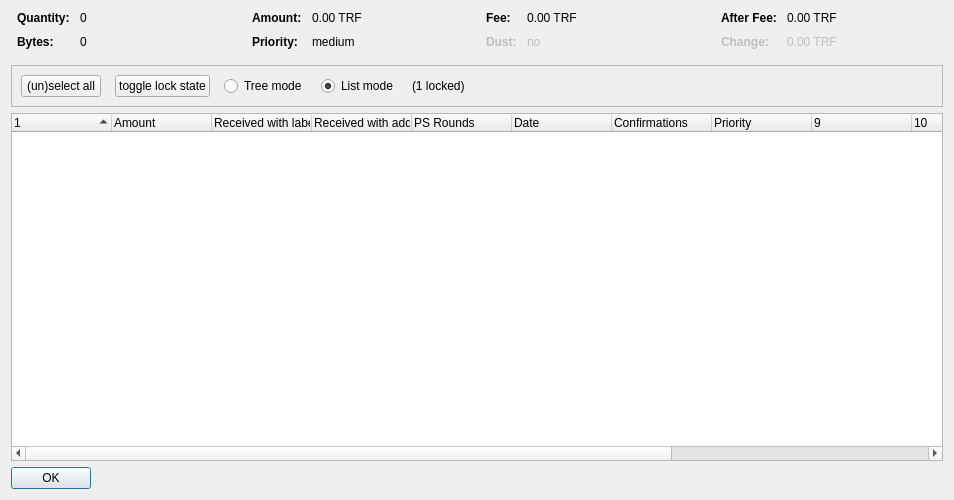
<?xml version="1.0" encoding="UTF-8"?>
<ui version="4.0">
 <class>CoinControlDialog</class>
 <widget class="QDialog" name="CoinControlDialog">
  <property name="geometry">
   <rect>
    <x>0</x>
    <y>0</y>
    <width>954</width>
    <height>500</height>
   </rect>
  </property>
  <property name="windowTitle">
   <string>Coin Selection</string>
  </property>
  <layout class="QVBoxLayout" name="verticalLayout">
   <item>
    <layout class="QHBoxLayout" name="horizontalLayoutTop" stretch="0,0,0,0">
     <property name="topMargin">
      <number>0</number>
     </property>
     <property name="bottomMargin">
      <number>10</number>
     </property>
     <item>
      <layout class="QFormLayout" name="formLayoutCoinControl1">
       <property name="horizontalSpacing">
        <number>10</number>
       </property>
       <property name="verticalSpacing">
        <number>10</number>
       </property>
       <property name="leftMargin">
        <number>6</number>
       </property>
       <property name="rightMargin">
        <number>6</number>
       </property>
       <item row="0" column="0">
        <widget class="QLabel" name="labelCoinControlQuantityText">
         <property name="font">
          <font>
           <weight>75</weight>
           <bold>true</bold>
          </font>
         </property>
         <property name="text">
          <string>Quantity:</string>
         </property>
        </widget>
       </item>
       <item row="0" column="1">
        <widget class="QLabel" name="labelCoinControlQuantity">
         <property name="cursor">
          <cursorShape>IBeamCursor</cursorShape>
         </property>
         <property name="contextMenuPolicy">
          <enum>Qt::ActionsContextMenu</enum>
         </property>
         <property name="text">
          <string notr="true">0</string>
         </property>
         <property name="textInteractionFlags">
          <set>Qt::LinksAccessibleByMouse|Qt::TextSelectableByKeyboard|Qt::TextSelectableByMouse</set>
         </property>
        </widget>
       </item>
       <item row="1" column="0">
        <widget class="QLabel" name="labelCoinControlBytesText">
         <property name="font">
          <font>
           <weight>75</weight>
           <bold>true</bold>
          </font>
         </property>
         <property name="text">
          <string>Bytes:</string>
         </property>
        </widget>
       </item>
       <item row="1" column="1">
        <widget class="QLabel" name="labelCoinControlBytes">
         <property name="cursor">
          <cursorShape>IBeamCursor</cursorShape>
         </property>
         <property name="contextMenuPolicy">
          <enum>Qt::ActionsContextMenu</enum>
         </property>
         <property name="text">
          <string notr="true">0</string>
         </property>
         <property name="textInteractionFlags">
          <set>Qt::LinksAccessibleByMouse|Qt::TextSelectableByKeyboard|Qt::TextSelectableByMouse</set>
         </property>
        </widget>
       </item>
      </layout>
     </item>
     <item>
      <layout class="QFormLayout" name="formLayoutCoinControl2">
       <property name="horizontalSpacing">
        <number>10</number>
       </property>
       <property name="verticalSpacing">
        <number>10</number>
       </property>
       <property name="leftMargin">
        <number>6</number>
       </property>
       <property name="rightMargin">
        <number>6</number>
       </property>
       <item row="0" column="0">
        <widget class="QLabel" name="labelCoinControlAmountText">
         <property name="font">
          <font>
           <weight>75</weight>
           <bold>true</bold>
          </font>
         </property>
         <property name="text">
          <string>Amount:</string>
         </property>
        </widget>
       </item>
       <item row="0" column="1">
        <widget class="QLabel" name="labelCoinControlAmount">
         <property name="cursor">
          <cursorShape>IBeamCursor</cursorShape>
         </property>
         <property name="contextMenuPolicy">
          <enum>Qt::ActionsContextMenu</enum>
         </property>
         <property name="text">
          <string notr="true">0.00 TRF</string>
         </property>
         <property name="textInteractionFlags">
          <set>Qt::LinksAccessibleByMouse|Qt::TextSelectableByKeyboard|Qt::TextSelectableByMouse</set>
         </property>
        </widget>
       </item>
       <item row="1" column="0">
        <widget class="QLabel" name="labelCoinControlPriorityText">
         <property name="font">
          <font>
           <weight>75</weight>
           <bold>true</bold>
          </font>
         </property>
         <property name="text">
          <string>Priority:</string>
         </property>
        </widget>
       </item>
       <item row="1" column="1">
        <widget class="QLabel" name="labelCoinControlPriority">
         <property name="cursor">
          <cursorShape>IBeamCursor</cursorShape>
         </property>
         <property name="contextMenuPolicy">
          <enum>Qt::ActionsContextMenu</enum>
         </property>
         <property name="text">
          <string>medium</string>
         </property>
         <property name="textInteractionFlags">
          <set>Qt::LinksAccessibleByMouse|Qt::TextSelectableByKeyboard|Qt::TextSelectableByMouse</set>
         </property>
        </widget>
       </item>
      </layout>
     </item>
     <item>
      <layout class="QFormLayout" name="formLayoutCoinControl3">
       <property name="horizontalSpacing">
        <number>10</number>
       </property>
       <property name="verticalSpacing">
        <number>10</number>
       </property>
       <property name="leftMargin">
        <number>6</number>
       </property>
       <property name="rightMargin">
        <number>6</number>
       </property>
       <item row="0" column="0">
        <widget class="QLabel" name="labelCoinControlFeeText">
         <property name="font">
          <font>
           <weight>75</weight>
           <bold>true</bold>
          </font>
         </property>
         <property name="text">
          <string>Fee:</string>
         </property>
        </widget>
       </item>
       <item row="0" column="1">
        <widget class="QLabel" name="labelCoinControlFee">
         <property name="cursor">
          <cursorShape>IBeamCursor</cursorShape>
         </property>
         <property name="contextMenuPolicy">
          <enum>Qt::ActionsContextMenu</enum>
         </property>
         <property name="text">
          <string notr="true">0.00 TRF</string>
         </property>
         <property name="textInteractionFlags">
          <set>Qt::LinksAccessibleByMouse|Qt::TextSelectableByKeyboard|Qt::TextSelectableByMouse</set>
         </property>
        </widget>
       </item>
       <item row="1" column="0">
        <widget class="QLabel" name="labelCoinControlLowOutputText">
         <property name="enabled">
          <bool>false</bool>
         </property>
         <property name="font">
          <font>
           <weight>75</weight>
           <bold>true</bold>
          </font>
         </property>
         <property name="text">
          <string>Dust:</string>
         </property>
        </widget>
       </item>
       <item row="1" column="1">
        <widget class="QLabel" name="labelCoinControlLowOutput">
         <property name="enabled">
          <bool>false</bool>
         </property>
         <property name="cursor">
          <cursorShape>IBeamCursor</cursorShape>
         </property>
         <property name="contextMenuPolicy">
          <enum>Qt::ActionsContextMenu</enum>
         </property>
         <property name="text">
          <string>no</string>
         </property>
         <property name="textInteractionFlags">
          <set>Qt::LinksAccessibleByMouse|Qt::TextSelectableByKeyboard|Qt::TextSelectableByMouse</set>
         </property>
        </widget>
       </item>
      </layout>
     </item>
     <item>
      <layout class="QFormLayout" name="formLayoutCoinControl4">
       <property name="horizontalSpacing">
        <number>10</number>
       </property>
       <property name="verticalSpacing">
        <number>10</number>
       </property>
       <property name="leftMargin">
        <number>6</number>
       </property>
       <property name="rightMargin">
        <number>6</number>
       </property>
       <item row="0" column="0">
        <widget class="QLabel" name="labelCoinControlAfterFeeText">
         <property name="font">
          <font>
           <weight>75</weight>
           <bold>true</bold>
          </font>
         </property>
         <property name="text">
          <string>After Fee:</string>
         </property>
        </widget>
       </item>
       <item row="0" column="1">
        <widget class="QLabel" name="labelCoinControlAfterFee">
         <property name="cursor">
          <cursorShape>IBeamCursor</cursorShape>
         </property>
         <property name="contextMenuPolicy">
          <enum>Qt::ActionsContextMenu</enum>
         </property>
         <property name="text">
          <string notr="true">0.00 TRF</string>
         </property>
         <property name="textInteractionFlags">
          <set>Qt::LinksAccessibleByMouse|Qt::TextSelectableByKeyboard|Qt::TextSelectableByMouse</set>
         </property>
        </widget>
       </item>
       <item row="1" column="0">
        <widget class="QLabel" name="labelCoinControlChangeText">
         <property name="enabled">
          <bool>false</bool>
         </property>
         <property name="font">
          <font>
           <weight>75</weight>
           <bold>true</bold>
          </font>
         </property>
         <property name="text">
          <string>Change:</string>
         </property>
        </widget>
       </item>
       <item row="1" column="1">
        <widget class="QLabel" name="labelCoinControlChange">
         <property name="enabled">
          <bool>false</bool>
         </property>
         <property name="cursor">
          <cursorShape>IBeamCursor</cursorShape>
         </property>
         <property name="contextMenuPolicy">
          <enum>Qt::ActionsContextMenu</enum>
         </property>
         <property name="text">
          <string notr="true">0.00 TRF</string>
         </property>
         <property name="textInteractionFlags">
          <set>Qt::LinksAccessibleByMouse|Qt::TextSelectableByKeyboard|Qt::TextSelectableByMouse</set>
         </property>
        </widget>
       </item>
      </layout>
     </item>
    </layout>
   </item>
   <item>
    <widget class="QFrame" name="frame">
     <property name="minimumSize">
      <size>
       <width>0</width>
       <height>40</height>
      </size>
     </property>
     <property name="frameShape">
      <enum>QFrame::StyledPanel</enum>
     </property>
     <property name="frameShadow">
      <enum>QFrame::Sunken</enum>
     </property>
     <layout class="QHBoxLayout" name="horizontalLayout">
      <item>
       <layout class="QHBoxLayout" name="horizontalLayoutPanel" stretch="0,0,0,0,0,0">
        <property name="spacing">
         <number>14</number>
        </property>
        <item>
         <widget class="QPushButton" name="pushButtonSelectAll">
          <property name="sizePolicy">
           <sizepolicy hsizetype="Maximum" vsizetype="Fixed">
            <horstretch>0</horstretch>
            <verstretch>0</verstretch>
           </sizepolicy>
          </property>
          <property name="text">
           <string>(un)select all</string>
          </property>
          <property name="autoDefault">
           <bool>false</bool>
          </property>
         </widget>
        </item>
        <item>
         <widget class="QPushButton" name="pushButtonToggleLock">
          <property name="sizePolicy">
           <sizepolicy hsizetype="Maximum" vsizetype="Fixed">
            <horstretch>0</horstretch>
            <verstretch>0</verstretch>
           </sizepolicy>
          </property>
          <property name="text">
           <string>toggle lock state</string>
          </property>
          <property name="autoDefault">
           <bool>false</bool>
          </property>
         </widget>
        </item>
        <item>
         <widget class="QRadioButton" name="radioTreeMode">
          <property name="sizePolicy">
           <sizepolicy hsizetype="Maximum" vsizetype="Fixed">
            <horstretch>0</horstretch>
            <verstretch>0</verstretch>
           </sizepolicy>
          </property>
          <property name="text">
           <string>Tree mode</string>
          </property>
         </widget>
        </item>
        <item>
         <widget class="QRadioButton" name="radioListMode">
          <property name="sizePolicy">
           <sizepolicy hsizetype="Maximum" vsizetype="Fixed">
            <horstretch>0</horstretch>
            <verstretch>0</verstretch>
           </sizepolicy>
          </property>
          <property name="text">
           <string>List mode</string>
          </property>
          <property name="checked">
           <bool>true</bool>
          </property>
         </widget>
        </item>
        <item>
         <widget class="QLabel" name="labelLocked">
          <property name="text">
           <string>(1 locked)</string>
          </property>
         </widget>
        </item>
        <item>
         <spacer name="horizontalSpacer">
          <property name="orientation">
           <enum>Qt::Horizontal</enum>
          </property>
          <property name="sizeHint" stdset="0">
           <size>
            <width>40</width>
            <height>20</height>
           </size>
          </property>
         </spacer>
        </item>
       </layout>
      </item>
     </layout>
    </widget>
   </item>
   <item>
    <widget class="CoinControlTreeWidget" name="treeWidget">
     <property name="contextMenuPolicy">
      <enum>Qt::CustomContextMenu</enum>
     </property>
     <property name="sortingEnabled">
      <bool>false</bool>
     </property>
     <property name="columnCount">
      <number>13</number>
     </property>
     <attribute name="headerShowSortIndicator" stdset="0">
      <bool>true</bool>
     </attribute>
     <attribute name="headerStretchLastSection">
      <bool>false</bool>
     </attribute>
     <column>
      <property name="text">
       <string/>
      </property>
     </column>
     <column>
      <property name="text">
       <string>Amount</string>
      </property>
     </column>
     <column>
      <property name="text">
       <string>Received with label</string>
      </property>
     </column>
     <column>
      <property name="text">
       <string>Received with address</string>
      </property>
     </column>
     <column>
      <property name="text">
       <string>PS Rounds</string>
      </property>
     </column>
     <column>
      <property name="text">
       <string>Date</string>
      </property>
     </column>
     <column>
      <property name="text">
       <string>Confirmations</string>
      </property>
      <property name="toolTip">
       <string>Confirmed</string>
      </property>
     </column>
     <column>
      <property name="text">
       <string>Priority</string>
      </property>
     </column>
     <column>
      <property name="text">
       <string/>
      </property>
     </column>
     <column>
      <property name="text">
       <string/>
      </property>
     </column>
     <column>
      <property name="text">
       <string/>
      </property>
     </column>
     <column>
      <property name="text">
       <string/>
      </property>
     </column>
     <column>
      <property name="text">
       <string/>
      </property>
     </column>
    </widget>
   </item>
   <item>
    <widget class="QDialogButtonBox" name="buttonBox">
     <property name="sizePolicy">
      <sizepolicy hsizetype="Maximum" vsizetype="Fixed">
       <horstretch>0</horstretch>
       <verstretch>0</verstretch>
      </sizepolicy>
     </property>
     <property name="orientation">
      <enum>Qt::Horizontal</enum>
     </property>
     <property name="standardButtons">
      <set>QDialogButtonBox::Ok</set>
     </property>
    </widget>
   </item>
  </layout>
 </widget>
 <customwidgets>
  <customwidget>
   <class>CoinControlTreeWidget</class>
   <extends>QTreeWidget</extends>
   <header>coincontroltreewidget.h</header>
  </customwidget>
 </customwidgets>
 <resources/>
 <connections/>
</ui>
